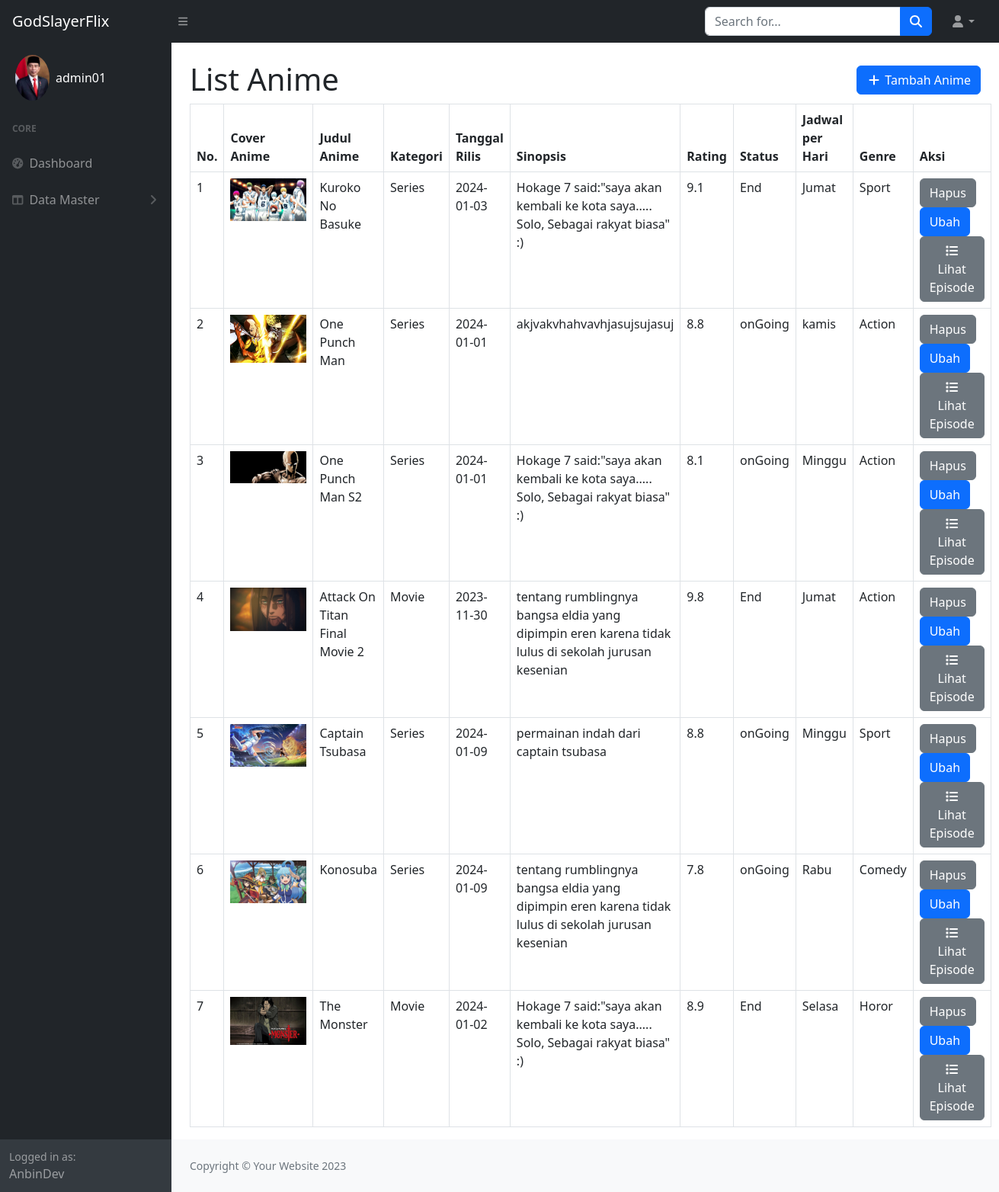
The app's page /admin/anime.php (signed in) with its own data.
### tables this page shows
CREATE TABLE `animes` (
  `anime_id` int NOT NULL,
  `title` varchar(255) NOT NULL,
  `kategori` text NOT NULL,
  `description` text,
  `rating` float NOT NULL,
  `release_date` date DEFAULT NULL,
  `status` varchar(50) NOT NULL,
  `jadwal_hari` varchar(50) NOT NULL,
  `cover_image` varchar(255) DEFAULT NULL,
  `genre_id` int DEFAULT NULL
);

CREATE TABLE `genres` (
  `genre_id` int NOT NULL,
  `name` varchar(50) NOT NULL
);

### function.php (called while the page is built, shortened)
<?php
$conn = mysqli_connect('localhost', 'root', '', 'anime_database');
function dataUser() {
	global $conn;
	if (isset($_SESSION['id_admin'])) {
		$id_admin = $_SESSION['id_admin'];
		return mysqli_fetch_assoc(mysqli_query($conn, "SELECT * FROM admin WHERE id_admin = '$id_admin'"));
	} else {
		echo "
		  <script>
		    document.location.href='logout.php'
		  </script>
		";
	}
}
?>

### admin/anime.php (the view, shortened to what this page needs)
<?php
require "../function.php";
$dataAdmin = dataUser();
$animein = mysqli_query($conn, "
  SELECT
    animes.anime_id,
    animes.title,
    animes.kategori,
    animes.description,
    animes.rating,
    animes.release_date,
    animes.cover_image,
    animes.status,
    animes.jadwal_hari,
    genres.name AS genre
  FROM
    animes
  INNER JOIN
    genres ON animes.genre_id = genres.genre_id;
");
?>
<!DOCTYPE html>
<html lang="en">
<head>
    <link href="css/styles.css" rel="stylesheet" />
</head>
<body>
    <nav class="sb-topnav navbar navbar-expand navbar-dark bg-dark">
        <a class="navbar-brand ps-3" href="index.php">GodSlayerFlix</a>
        <button class="btn btn-link btn-sm order-1 order-lg-0 me-4 me-lg-0" id="sidebarToggle" href="#!"><i
                class="fas fa-bars"></i></button>
        <form class="d-none d-md-inline-block form-inline ms-auto me-0 me-md-3 my-2 my-md-0">
            <div class="input-group">
                <input class="form-control" type="text" placeholder="Search for..." aria-label="Search for..."
                    aria-describedby="btnNavbarSearch" />
                <button class="btn btn-primary" id="btnNavbarSearch" type="button"><i
                        class="fas fa-search"></i></button>
            </div>
        </form>
        <ul class="navbar-nav ms-auto ms-md-0 me-3 me-lg-4">
            <li class="nav-item dropdown">
                <a class="nav-link dropdown-toggle" id="navbarDropdown" href="#" role="button" data-bs-toggle="dropdown"
                    aria-expanded="false"><i class="fas fa-user fa-fw"></i></a>
            </li>
        </ul>
    </nav>
    <div id="layoutSidenav">
        <div id="layoutSidenav_nav">
            <nav class="sb-sidenav accordion sb-sidenav-dark" id="sidenavAccordion">
                <div class="sb-sidenav-menu">
                    <div class="nav">
                        <div class="user-panel mt-3 d-flex" style="margin-left: 20px; align-items: center;">
                            <div class="image">
                                <img style="width: 45px; " src="assets/img/<?= $dataAdmin['photo_profile']; ?>"
                                    class="rounded-circle elevation-2 img-profile" alt="User Image">
                            </div>
                            <div class="info ms-2">
                                <a href="admin.php" class="d-block" style="text-decoration: none; color: white;">
                                    <?= $dataAdmin['username']; ?>
                                </a>
                            </div>
                        </div>
                        <div class="sb-sidenav-menu-heading">Core</div>
                        <a class="nav-link" href="index.php">
                            <div class="sb-nav-link-icon"><i class="fas fa-tachometer-alt"></i></div>
                            Dashboard
                        </a>
                        <a class="nav-link collapsed" href="#" data-bs-toggle="collapse"
                            data-bs-target="#collapseLayouts" aria-expanded="false" aria-controls="collapseLayouts">
                            <div class="sb-nav-link-icon"><i class="fas fa-columns"></i></div>
                            Data Master
                            <div class="sb-sidenav-collapse-arrow"><i class="fas fa-angle-down"></i></div>
                        </a>
                    </div>
                </div>
                <div class="sb-sidenav-footer">
                    <div class="small">Logged in as:</div>
                    AnbinDev
                </div>
            </nav>
        </div>
        <div id="layoutSidenav_content">
            <main>
                <div class="container-fluid px-4">
                    <div class="row">
                        <div class="col-md-6">
                            <h1 class="mt-4">List Anime</h1>
                        </div>
                        <div style="margin-top: 30px;" class="col-md-6 text-end">
                            <button type="button" class="btn btn-primary" data-bs-toggle="modal"
                                data-bs-target="#exampleModal"><i class="fas fa-fw fa-plus"></i> Tambah Anime </button>
                        </div>
                    </div>
                    <table class="table table-bordered">
                        <thead>
                            <tr>
                                <th>No.</th>
                                <th>Cover Anime</th>
                                <th>Judul Anime</th>
                                <th>Kategori</th>
                                <th>Tanggal Rilis</th>
                                <th>Sinopsis</th>
                                <th>Rating</th>
                                <th>Status</th>
                                <th>Jadwal per Hari</th>
                                <th>Genre</th>
                                <th>Aksi</th>
                            </tr>
                        </thead>
                        <tbody>
                            <?php $i = 1; ?>
                            <?php foreach ($animein as $row): ?>
                                <tr>
                                    <td>
                                        <?= $i++; ?>
                                    </td>
                                    <td><img src="../uploads/<?= $row['cover_image']; ?>" alt="Cover Film"
                                            style="max-width: 100px;"></td>
                                    <td>
                                        <?= $row['title']; ?>
                                    </td>
                                    <td>
                                        <?= $row['kategori']; ?>
                                    </td>
                                    <td>
                                        <?= $row['release_date']; ?>
                                    </td>
                                    <td>
                                        <?= $row['description']; ?>
                                    </td>
                                    <td>
                                        <?= $row['rating']; ?>
                                    </td>
                                    <td>
                                        <?= $row['status']; ?>
                                    </td>
                                    <td>
                                        <?= $row['jadwal_hari']; ?>
                                    </td>
                                    <td>
                                        <?= $row['genre']; ?>
                                    </td>
                                    <td>
                                        <a onclick="return confirm('Beneran mau dihapus T_T..???')"
                                            href="hapusAnime.php?id=<?= $row["anime_id"] ?>"
                                            class="btn btn-secondary">Hapus</a>
                                        <a class="btn btn-primary" data-bs-toggle="modal"
                                            data-bs-target="#UbahAnime<?= $row["anime_id"] ?>">
                                            Ubah
                                        </a>
                                        <br>
                                        <a href="episodeAnime.php?id=<?= $row["anime_id"] ?>" class="btn btn-secondary">
                                            <i class="fas fa-fw fa-list"></i> Lihat Episode
                                        </a>
                                    </td>
                                </tr>
                            <?php endforeach; ?>
                        </tbody>
                    </table>
                </div>
            </main>
            <footer class="py-4 bg-light mt-auto">
                <div class="container-fluid px-4">
                    <div class="d-flex align-items-center justify-content-between small">
                        <div class="text-muted">Copyright &copy; Your Website 2023</div>
                    </div>
                </div>
            </footer>
        </div>
    </div>
</body>
</html>

### admin/anime.php (style rules this page uses)
.img-profile { max-width: 100%; height: auto; display: block; margin: 0 auto; }

### records on screen
animes: cover_image (picture), title "Kuroko No Basuke", kategori "Series", release_date "2024-01-03", description "Hokage 7 said:\"saya akan kembali ke kota saya..... Solo, Sebagai rakyat biasa\" :)", rating "9.1", status "End", jadwal_hari "Jumat", genre.name "Sport"
animes: cover_image (picture), title "One Punch Man", kategori "Series", release_date "2024-01-01", description "akjvakvhahvavhjasujsujasuj", rating "8.8", status "onGoing", jadwal_hari "kamis", genre.name "Action"
animes: cover_image (picture), title "One Punch Man S2", kategori "Series", release_date "2024-01-01", description "Hokage 7 said:\"saya akan kembali ke kota saya..... Solo, Sebagai rakyat biasa\" :)", rating "8.1", status "onGoing", jadwal_hari "Minggu", genre.name "Action"
animes: cover_image (picture), title "Attack On Titan Final Movie 2", kategori "Movie", release_date "2023-11-30", description "tentang rumblingnya bangsa eldia yang dipimpin eren karena tidak lulus di sekolah jurusan kesenian", rating "9.8", status "End", jadwal_hari "Jumat", genre.name "Action"
animes: cover_image (picture), title "Captain Tsubasa", kategori "Series", release_date "2024-01-09", description "permainan indah dari captain tsubasa", rating "8.8", status "onGoing", jadwal_hari "Minggu", genre.name "Sport"
animes: cover_image (picture), title "Konosuba", kategori "Series", release_date "2024-01-09", description "tentang rumblingnya bangsa eldia yang dipimpin eren karena tidak lulus di sekolah jurusan kesenian", rating "7.8", status "onGoing", jadwal_hari "Rabu", genre.name "Comedy"
animes: cover_image (picture), title "The Monster", kategori "Movie", release_date "2024-01-02", description "Hokage 7 said:\"saya akan kembali ke kota saya..... Solo, Sebagai rakyat biasa\" :)", rating "8.9", status "End", jadwal_hari "Selasa", genre.name "Horor"

### other values on screen
$dataAdmin['username'] "admin01"
